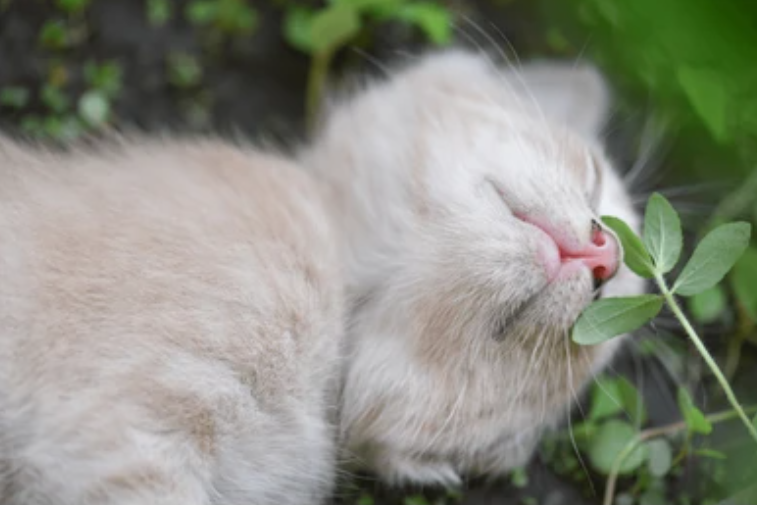
#> input picture resources/cat.png, 757 x 505 px, found by its file name
$ python 09.py
#> lines starting #> are read from the running program, lines starting #| are printed output that depends on the picture
import cv2 as cv
import numpy as np
import matplotlib.pyplot as plt

def sharpen_opencv(image):
    # Standard sharpening kernel
    # The center is positive, neighbors are negative. Sum should be 1 (brightness preserved).
    kernel = np.array([[ 0, -2,  0],
                       [-2,  9, -2],
                       [ 0, -2,  0]])

    sharpened = cv.filter2D(image, -1, kernel)
    return sharpened

def main():
    im = cv.imread('resources/cat.png', cv.IMREAD_COLOR)
#> im is the input picture: shape (505, 757, 3); mean B, G, R 127.8, 140, 137.3
    assert im is not None, "Image not found!"

    fig, ((ax1, ax2)) = plt.subplots(1, 2, figsize=(16, 6))
    ax1.imshow(cv.cvtColor(im, cv.COLOR_BGR2RGB))
    ax1.set_title('Original Image')
    ax1.axis('off')

    im_sharpened = sharpen_opencv(im)
    ax2.imshow(cv.cvtColor(im_sharpened, cv.COLOR_BGR2RGB))
    ax2.set_title('Sharpened Image (Kernel via OpenCV)')
    ax2.axis('off')

    plt.tight_layout()
    plt.show()
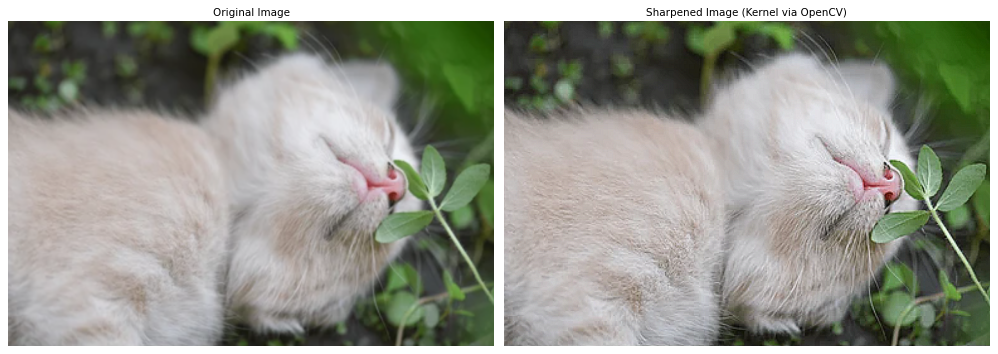
#> figure drawn by matplotlib, 2 panels

main()

$ run again, with resources/runway.png copied over resources/cat.png
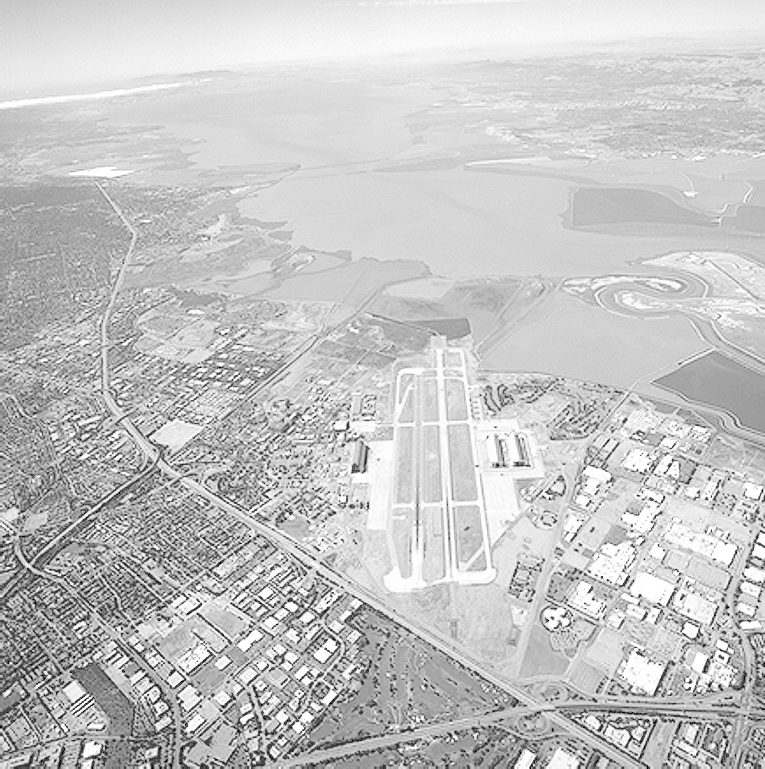
#> input picture resources/runway.png, 765 x 769 px, found by its file name
#> in main, im is the input picture: shape (769, 765, 3); min 0, max 255, mean 197.1
#> in sharpen_opencv, `sharpened = cv.filter2D(image, -1, kernel)`:
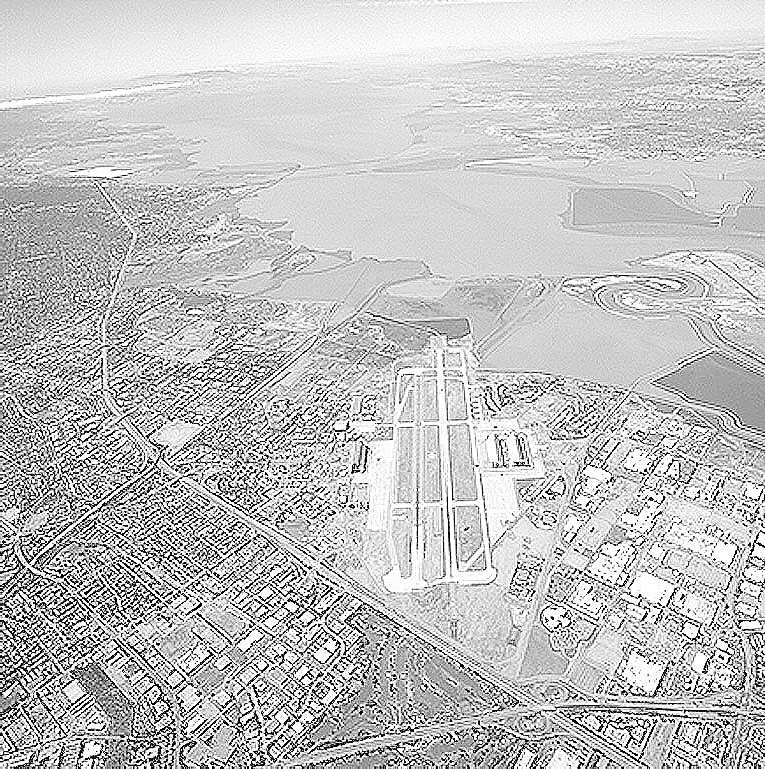
#> sharpened: shape (769, 765, 3); min 0, max 255, mean 194.9
#> in main, `plt.show()`:
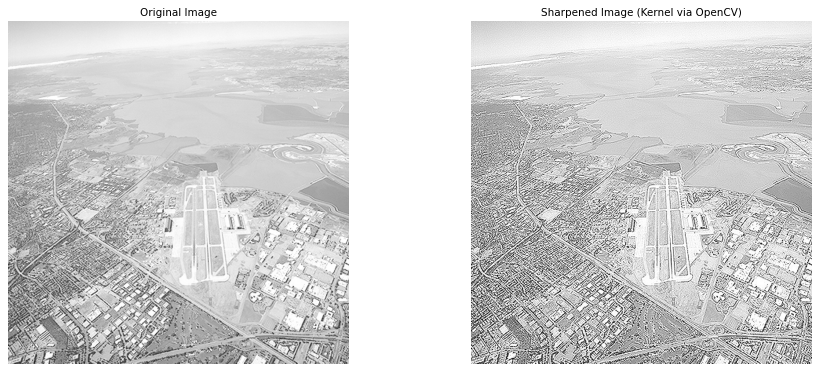
#> figure drawn by matplotlib, 2 panels

$ run again, with resources/emma.bmp saved as resources/cat.png
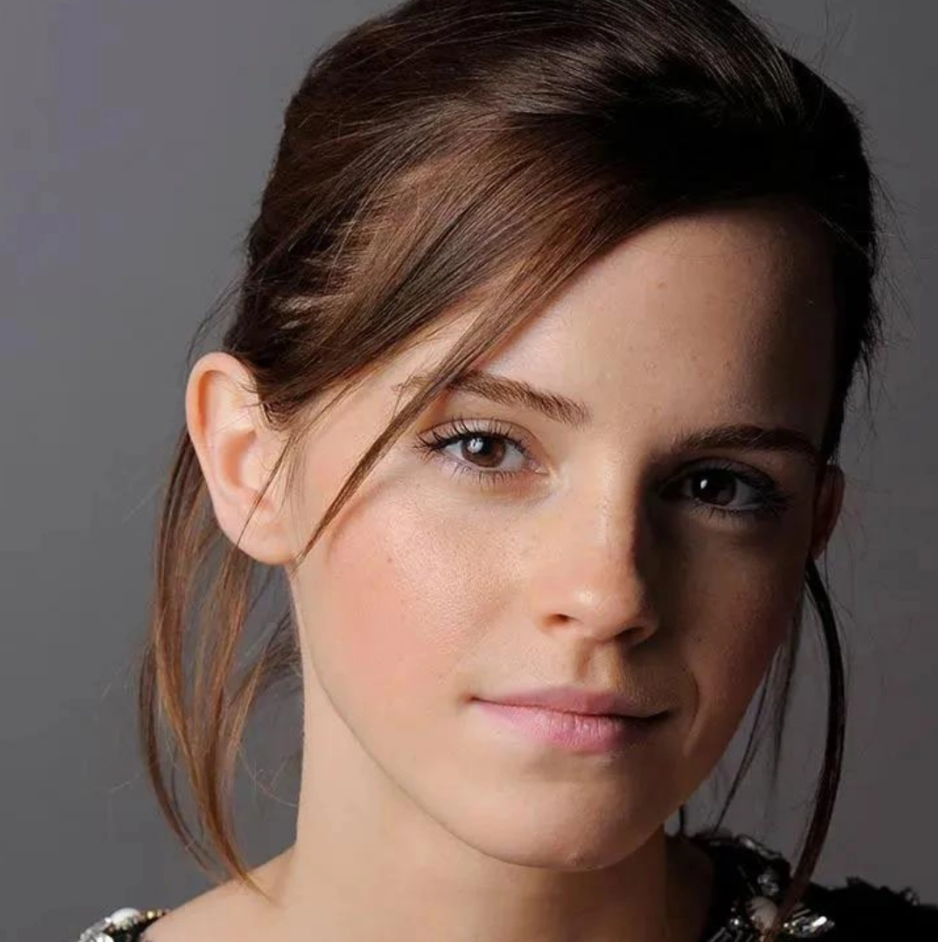
#> input picture resources/emma.bmp, 938 x 942 px, found by its file name
#> in main, im is the input picture: shape (942, 938, 3); mean B, G, R 80.1, 87.5, 108
#> in main, `plt.show()`:
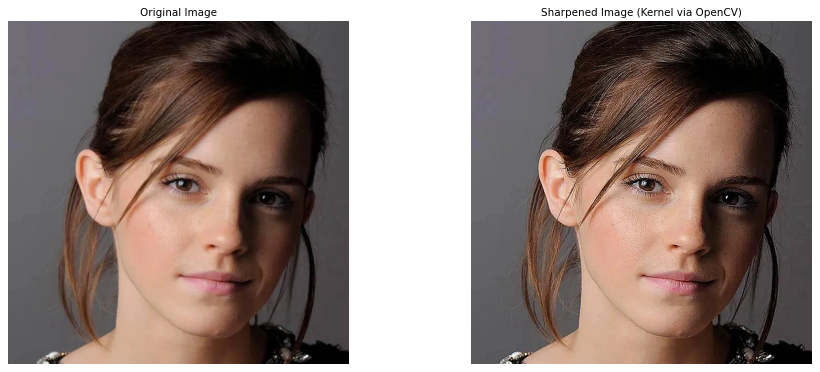
#> figure drawn by matplotlib, 2 panels

$ run again, with resources/emma_salt_pepper.jpg saved as resources/cat.png
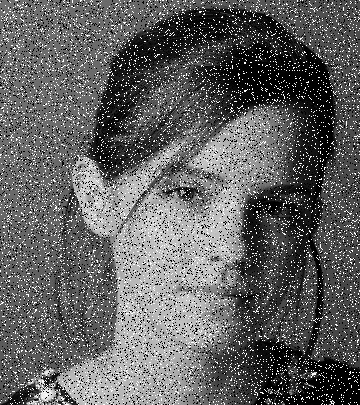
#> input picture resources/emma_salt_pepper.jpg, 360 x 405 px, found by its file name
#> in main, im is the input picture: shape (405, 360, 3); min 0, max 255, mean 97.6
#> in sharpen_opencv, `sharpened = cv.filter2D(image, -1, kernel)`:
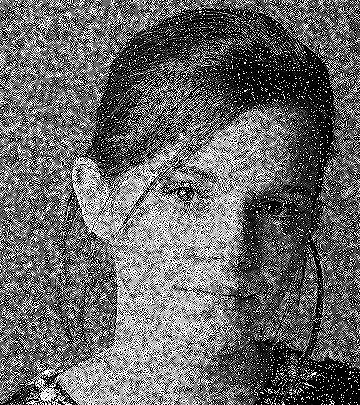
#> sharpened: shape (405, 360, 3); min 0, max 255, mean 104
#> in main, `plt.show()`:
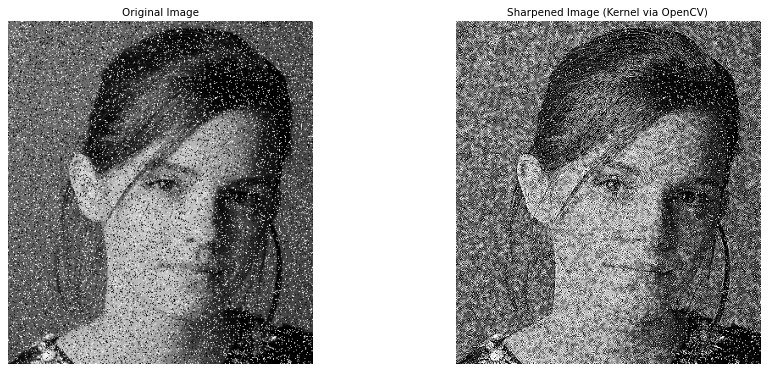
#> figure drawn by matplotlib, 2 panels
